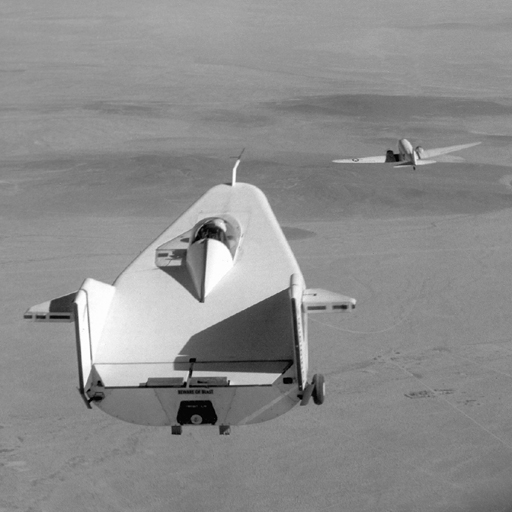
%> input picture images_pour_segm/liftingbody.png, 512 x 512 px
$ octave --eval "result = etirement(imread('images_pour_segm/liftingbody.png'));"   (GNU Octave 9; MATLAB toolbox functions it lacks are replaced by stand-ins)
%> lines starting %> are read from the running program, lines starting %| are printed output that depends on the picture
function Ietirement = etirement (I)
    [nbLignes, nbColonnes, can] = size(I);
%> nbLignes = 512; nbColonnes = 512; can = 1
    if(can > 1)
        I = rgb2gray(I); % Si l’image est en couleur, la transformer en niveau de gris
    end

    % ----------------------
    % Début calcul étirement
    % ----------------------
    amin = min(min(I)); % Niveau de gris minimum de I
%> amin = 0
    amax = max(max(I)); % Niveau de gris maximum de I
%> amax = 255

    Ietirement = zeros(nbLignes, nbColonnes); % Image après étirement

    amin = cast(amin, "double");
    amax = cast(amax, "double");

    Ietirement = cast(255.0 * (cast(I, "double") - amin) / (amax - amin), "uint8"); % Calcul de l'étirement sur chaque pixel
%> Ietirement is the input picture: size 512x512 uint8; min 0, max 255, mean 140.3

    % -----------------
    % LUT de Ietirement
    % -----------------
    LUT = zeros(256, 1); % Initialisation à 0

    a = (255 - 0) / (amax - amin); % Coefficient directeur : (x2 - x1) / (y2 - y1)
%> a = 1
    b = amin; % Ordonnée à l'origine
%> b = 0
%> `result = etirement(imread('images_pour_segm/liftingbody.png'));`:
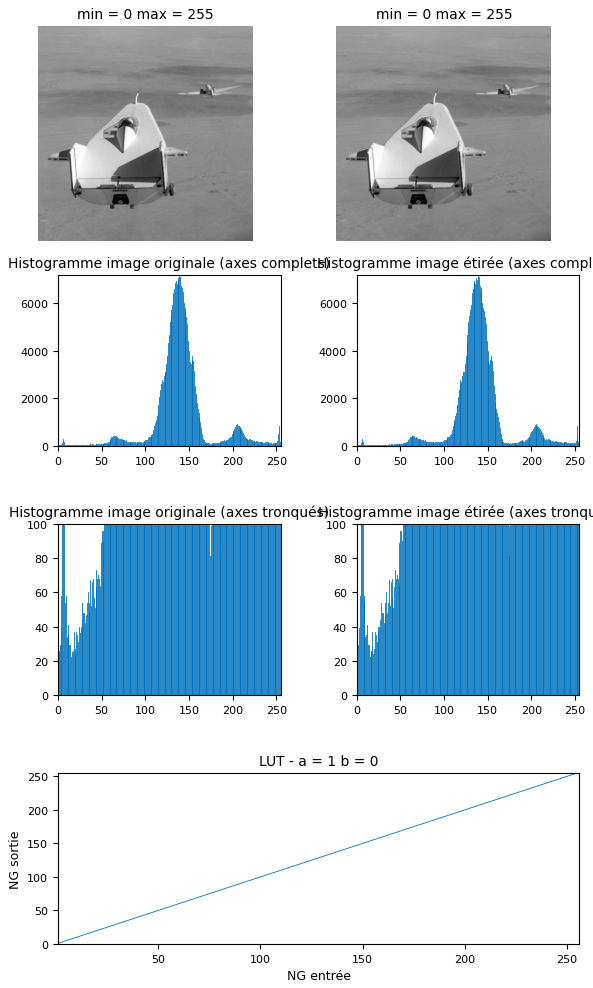
%> figure redrawn from the program's plot data, 7 panels
    LUT((amin:amax) + 1) = ((amin:amax) - amin + 1) * a; % Calcul de la courbe entre amin et amax

    LUT((amax + 1):end) = 255; % Passage des valeurs après amax à 255

    % ---------
    % Affichage
    % ---------
    figure;

    subplot(4, 2, 1); % Sélectionne le premier cadran de la fenêtre
    imshow(I);
    title(strcat(['min = ', num2str(amin), ' max = ', num2str(amax)]));

    subplot(4, 2, 2); % Sélectionne le deuxième cadran de la fenêtre
    imshow(Ietirement);
    title(strcat(['min = ', num2str(min(min(Ietirement))), ' max = ', num2str(max(max(Ietirement)))]));

    subplot(4, 2, 3); % Sélectionne le troisième cadran de la fenêtre
    imhist(I);
    axis([-inf +inf -inf +inf]);
    title("Histogramme image originale (axes complets)");

    subplot(4, 2, 4); % Sélectionne le quatrième cadran de la fenêtre
    imhist(Ietirement);
    axis([-inf +inf -inf +inf]);
    title("Histogramme image étirée (axes complets)");

    subplot(4, 2, 5); % Sélectionne le cinquième cadran de la fenêtre
    imhist(I);
    axis([-inf +inf 0 100]);
    title("Histogramme image originale (axes tronqués)");

    subplot(4, 2, 6); % Sélectionne le sixième cadran de la fenêtre
    imhist(Ietirement);
    axis([-inf +inf 0 100]);
    title("Histogramme image étirée (axes tronqués)");

    subplot(4, 2, 7:8); % Sélectionne le septième et huitième cadran de la fenêtre
    plot(LUT);
    xlabel('NG entrée');
    ylabel('NG sortie');
    title(strcat(['LUT - a = ', num2str(a), ' b = ', num2str(b)]));
    axis([1 256 0 255]); % Index allant de 1 à 256
end
